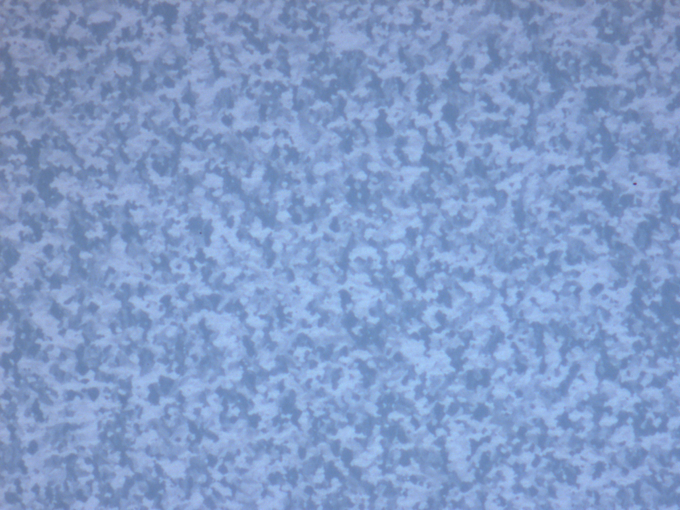
#> input picture contrast_images/35C_bf_140.png, 680 x 510 px
$ python grain_counting_iter.py   (older library calls are emulated)
#> lines starting #> are read from the running program, lines starting #| are printed output that depends on the picture; after the words box and inside, x2 and y2 are one past the last pixel; in counts of white or black regions, pixels touching at a corner belong together
import numpy as np
import matplotlib.pyplot as plt

from scipy import ndimage as ndi
from skimage.io import imread
from skimage.color import rgb2gray, rgba2rgb, label2rgb
from skimage.filters import sobel, gaussian, threshold_otsu, threshold_local,\
        unsharp_mask
from skimage.filters.rank import mean
from skimage.morphology import disk
from skimage.morphology import closing, opening, binary_closing,\
        binary_opening, reconstruction, area_opening, diameter_closing,\
        binary_erosion, erosion, diameter_opening, flood, remove_small_holes
from skimage.segmentation import watershed, random_walker, mark_boundaries
from skimage.measure import label, regionprops
from skimage.future import graph


def _weight_mean_color(graph, src, dst, n):
    """Callback to handle merging nodes by recomputing mean color.

    The method expects that the mean color of `dst` is already computed.

    Parameters
    ----------
    graph : RAG
        The graph under consideration.
    src, dst : int
        The vertices in `graph` to be merged.
    n : int
        A neighbor of `src` or `dst` or both.

    Returns
    -------
    data : dict
        A dictionary with the `"weight"` attribute set as the absolute
        difference of the mean color between node `dst` and `n`.
    """

    diff = graph.nodes[dst]['mean color'] - graph.nodes[n]['mean color']
    diff = np.linalg.norm(diff)
    return {'weight': diff}


def merge_mean_color(graph, src, dst):
    """Callback called before merging two nodes of a mean color distance graph.

    This method computes the mean color of `dst`.

    Parameters
    ----------
    graph : RAG
        The graph under consideration.
    src, dst : int
        The vertices in `graph` to be merged.
    """
    graph.nodes[dst]['total color'] += graph.nodes[src]['total color']
    graph.nodes[dst]['pixel count'] += graph.nodes[src]['pixel count']
    graph.nodes[dst]['mean color'] = (graph.nodes[dst]['total color'] /
                                      graph.nodes[dst]['pixel count'])


# Import images in RGB space:
temp = 35
img_bf = rgba2rgb(imread(f'./contrast_images/{temp}C_bf_140.png'))
img_df = rgba2rgb(imread(f'./contrast_images/{temp}C_df_140.png'))
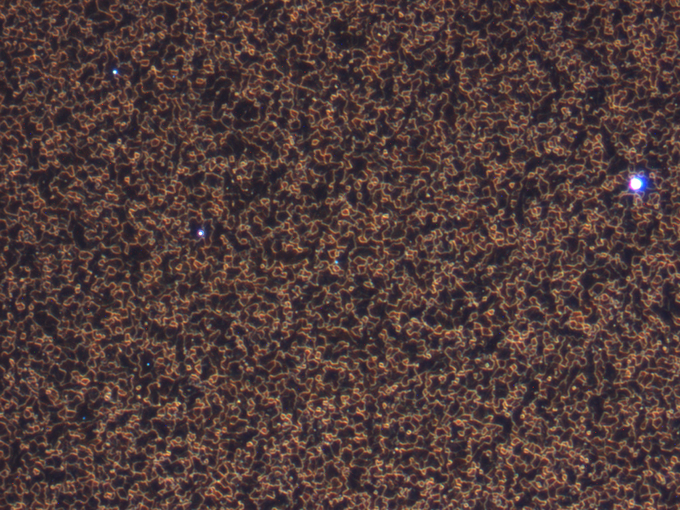
#> input picture contrast_images/35C_df_140.png, 680 x 510 px

# Isolate greyscale maps of grain boundaries, then combine:
gbs_bf = sobel(rgb2gray(img_bf))
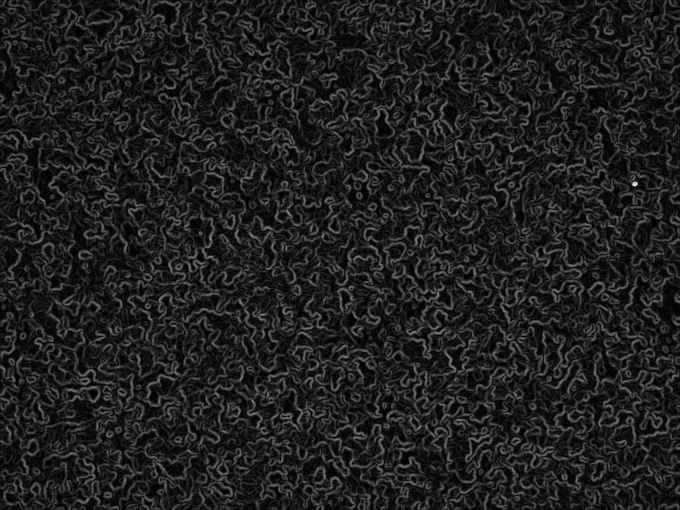
#> gbs_bf: shape (510, 680) float64; min 1.23e-05, max 0.208, mean 0.0265; drawn with min black and max white
gbs_df = rgb2gray(img_df)
gbs = 1 - (gbs_bf+gbs_df) / 2
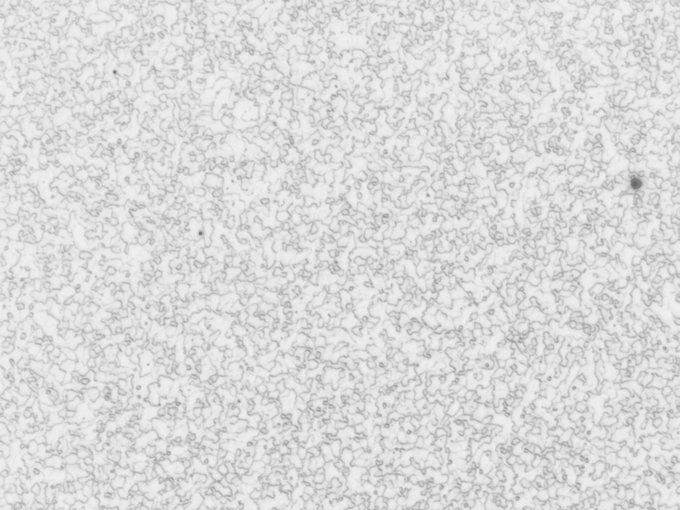
#> gbs: shape (510, 680) float64; min 0.398, max 0.943, mean 0.86

# Remap to maximize contrast across middle 95% of data:
retain = 95
minval = np.percentile(gbs, (100-retain)/2)
#> minval = 0.734
maxval = np.percentile(gbs, (retain+100)/2)
#> maxval = 0.928
gbs_maxcon = (gbs - minval) / (maxval - minval)
gbs_maxcon[gbs_maxcon < 0] = 0
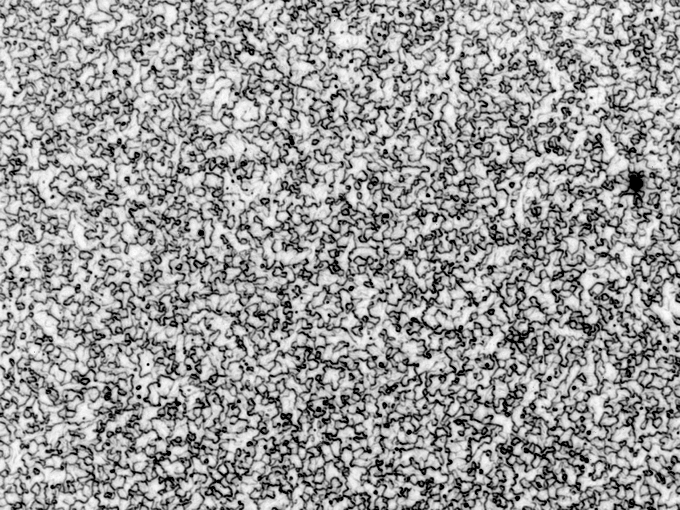
#> gbs_maxcon: shape (510, 680) float64; min 0, max 1.08, mean 0.655; drawn with min black and max white
gbs_maxcon[gbs_maxcon > 1] = 1
#> gbs_maxcon: shape (510, 680) float64; 2.5% of pixels changed, all inside (x1, y1, x2, y2) = (0, 0, 680, 510)

# Use gaussian method to sharpen boundaries:
gbs_sharpened = unsharp_mask(gbs_maxcon, radius=5, amount=1)

# Execute decimation procedure:
#   - remove and save grain cores with diameter < threshold
#   - then erode the remaining map
#   - loop until there's nothing left to erode
#   - 35C: d5, s2
#   - 15C: d20, s10

gbs_eroding = gbs_sharpened
grain_cores = np.zeros_like(gbs_eroding)
iterations = 0

# [4 lines of commented-out code are left out]

gbs_flooding = gbs_sharpened
flood_mask = np.zeros_like(gbs_flooding)

# [7 lines of commented-out code are left out]

local_thresholds = threshold_local(gbs_sharpened, block_size=15)
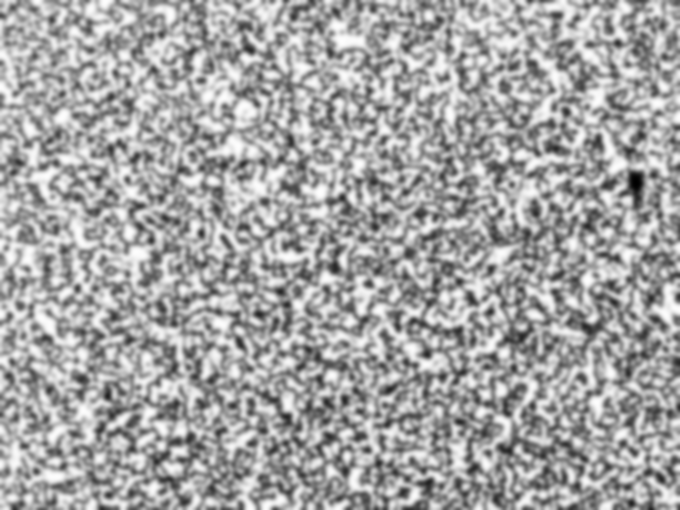
#> local_thresholds: shape (510, 680) float64; min 0.00264, max 0.997, mean 0.648
global_threshold = threshold_otsu(gbs_sharpened)
#> global_threshold = 0.537
gbs_thresholded = gbs_sharpened > local_thresholds
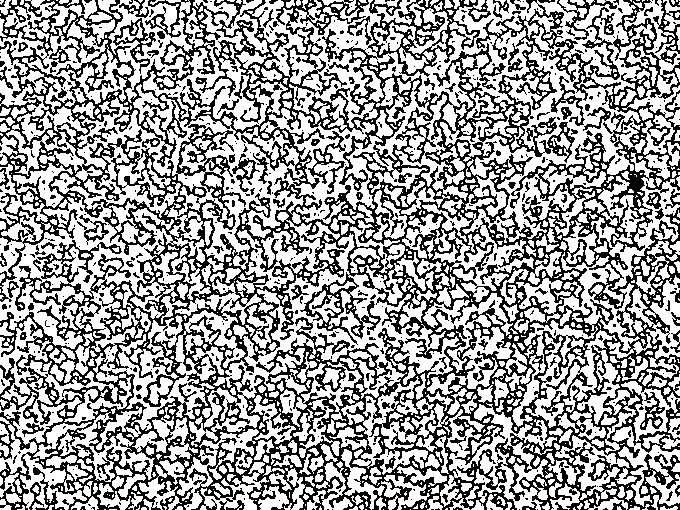
#> gbs_thresholded: shape (510, 680) bool; 60.8% white; black in thin lines or dots

gbs_eroding = remove_small_holes(gbs_thresholded, area_threshold=10)
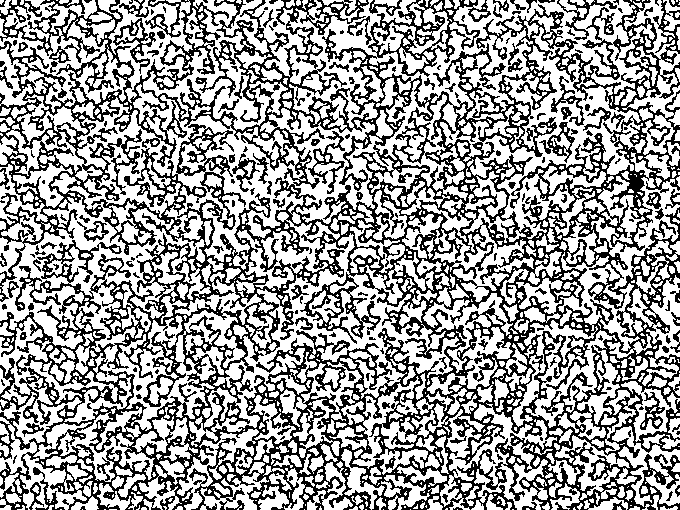
#> gbs_eroding: shape (510, 680) bool; 61.4% white; black in thin lines or dots

for _ in range(0):
    #gbs_eroding = opening(gbs_eroding, selem=disk(1.5))
    #gbs_eroding = opening(gbs_eroding, selem=disk(3))
    gbs_eroding = binary_erosion(gbs_eroding, selem=disk(1))

result = gbs_eroding

# [46 lines of commented-out code are left out]

fig, axes = plt.subplots(nrows=2, ncols=2, sharex=True, sharey=True)
ax = axes.ravel()

ax[0].imshow(img_bf)
ax[0].set_title('Original Bright Field')
ax[1].imshow(img_df)
ax[1].set_title('Original Dark Field')
ax[2].imshow(gbs_sharpened, cmap=plt.cm.gray)
ax[2].set_title('Sharpened Combined GBs')
#ax[3].imshow(gbs_sharpened, cmap=plt.cm.gray)
ax[3].imshow(result, cmap=plt.cm.gray)
#ax[3].scatter(grain_centroids[:,1], grain_centroids[:,0])
ax[3].set_title('Decimated Grain Cores')

for a in ax:
    a.set_axis_off()

fig.tight_layout()
plt.show()
